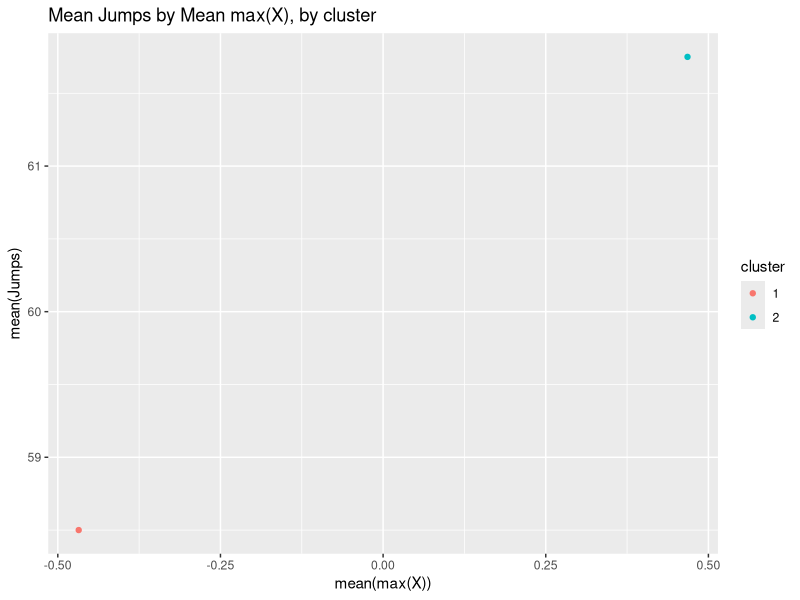
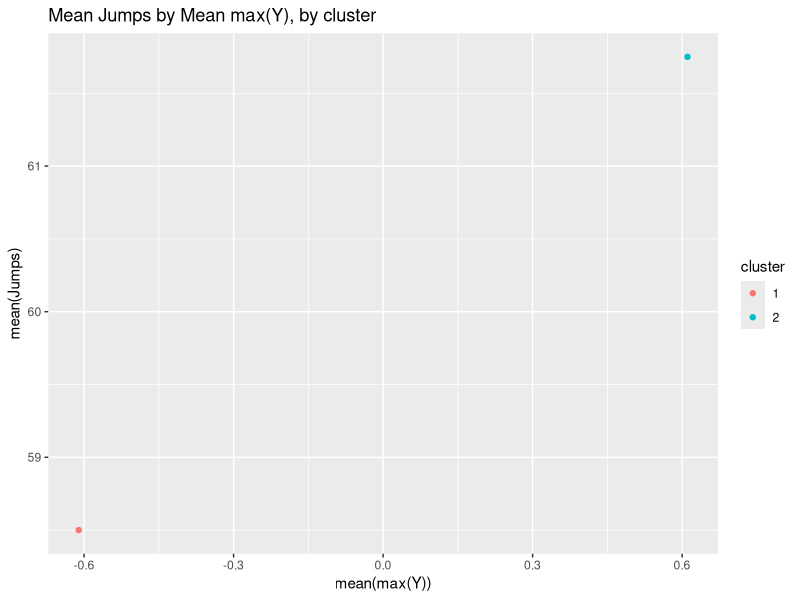
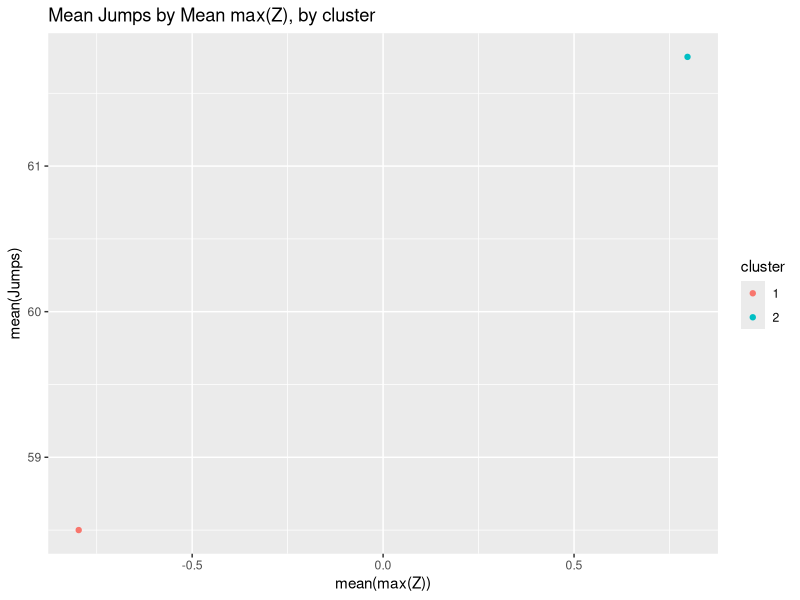
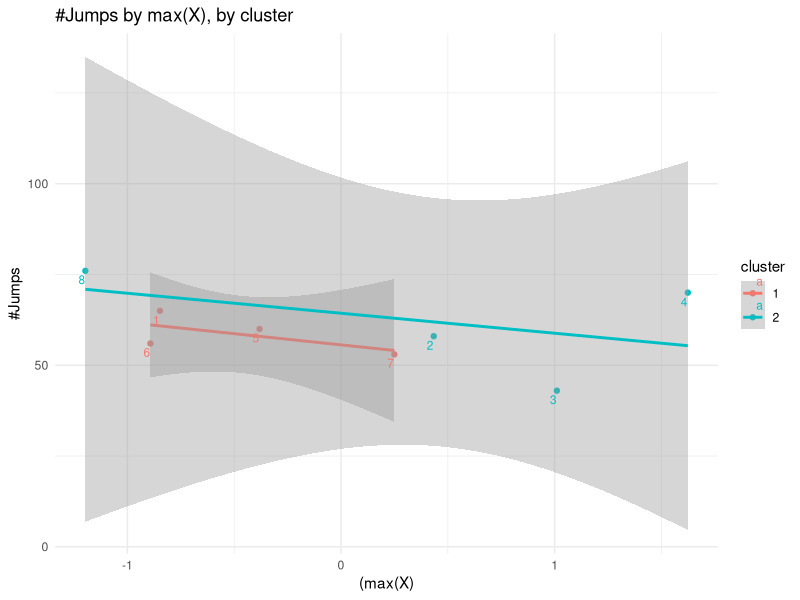
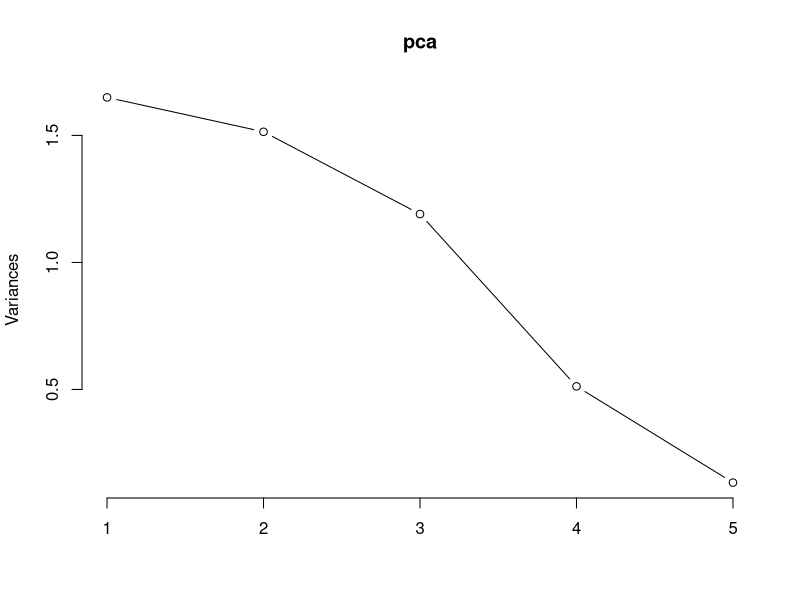
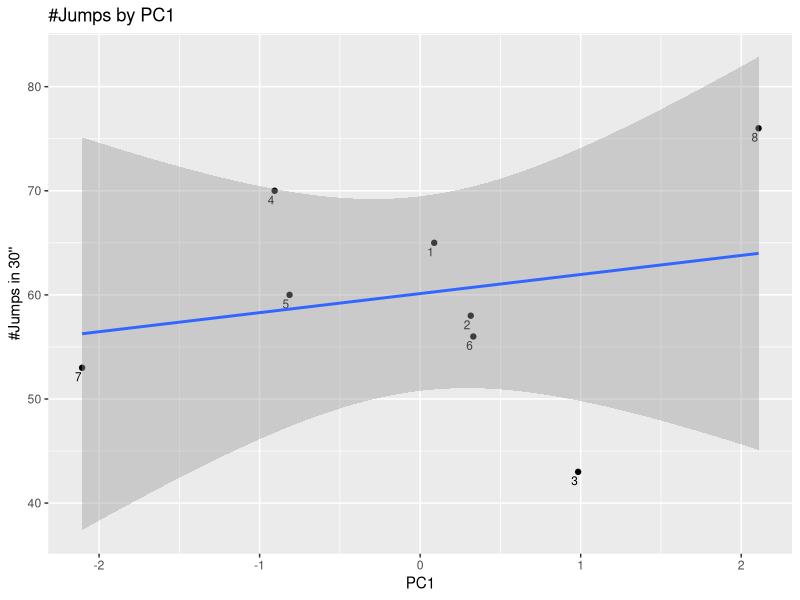
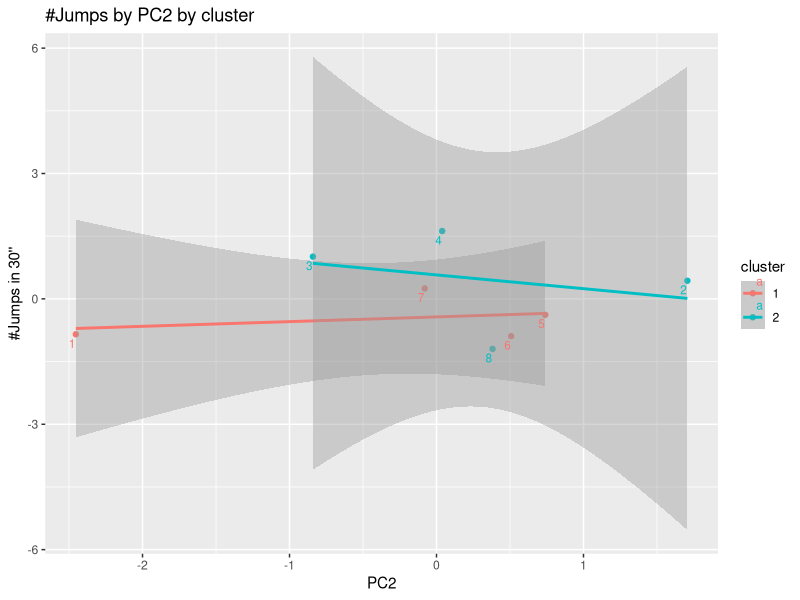
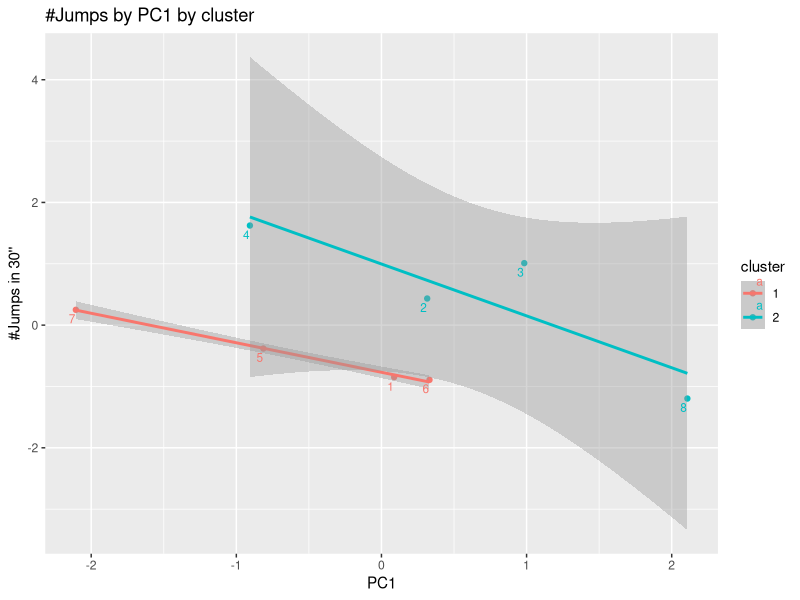

Source code (R) for these figures, in order:
## ---- chunk 1

# In our activity we did not specify who are the novices and who are the experts
# Here is our methodology for this task: use K-means "using ONLY THE APP DATA" (as in the instruction)
# This means that only variables X_Value Y_Value and Z-Value will enter the K-means calculation
# From the results, we will see if the clusters have any correlation with #Jumps
# Hypothesis is that "experts" will have jumped more than "novices" 

library(dplyr)
library(tidyr)
library(ggplot2)
library(stringr)

DF <- read.csv("jump_datagroup.csv")
DF$ID <- c(1:8)
DF1 <- select(DF, 4:6)
DF2 <- data.frame(scale(DF1)) #scale data to be used in K-means

# K-means data frame
set.seed(7)
fit <- kmeans(DF2, 2) # 2 clusters: experts/novices
DF3 <- data.frame(DF2, fit$cluster)
DF3$cluster <- as.factor(fit$cluster)
DF3 <- DF3 %>% select(-fit.cluster)
DF3$jumps <- DF$jumps
DF3$id <- DF$ID
DF3$names <- DF$id

# Graph 1: See mean(#jumps) by cluster 
# Cluster 2 (Dan, Daisy, Yen-Ling and Qianhui) jumped more on average than Cluster 1 (Amanda, Aniket, Junhao, Xinyuan)
# It is a strong conclusion (for the weak data we have), but Cluster 2 is for Experts and 1 for Novices
# The graphs below are generated for all X-Y-Z dimensions because it is had to know if participants held their cellphones in a consistent manner
DF4 <- DF3 %>% group_by(cluster) %>% summarise(avgX = mean(X_value), avgY = mean(Y_value), avgZ = mean(Z_value), avgJ=mean(jumps))

ggplot(DF4, aes(avgX, avgJ, colour = cluster)) + geom_point() + xlab("mean(max(X))") + ylab("mean(Jumps)") + ggtitle("Mean Jumps by Mean max(X), by cluster")
ggplot(DF4, aes(avgY, avgJ, colour = cluster)) + geom_point() + xlab("mean(max(Y))") + ylab("mean(Jumps)") + ggtitle("Mean Jumps by Mean max(Y), by cluster")
ggplot(DF4, aes(avgZ, avgJ, colour = cluster)) + geom_point() + xlab("mean(max(Z))") + ylab("mean(Jumps)") + ggtitle("Mean Jumps by Mean max(Z), by cluster")


# Graph 2: Don't average across clusters. See all data points in graph : Stick to X dimension this time 
ggplot(DF3, aes(X_value, jumps, colour = cluster, label=id)) + geom_point() + xlab("(max(X)") + ylab("#Jumps") + geom_smooth(method='lm',formula=y~x) + geom_text(aes(label=id),hjust=1, vjust=1.5, size=3) +  ggtitle("#Jumps by max(X), by cluster") + theme_minimal() 

## ---- chunk 2

DFF <- select(DF, -c(1:6, 12))

set.seed(7)
pca <- prcomp(DFF, scale. = TRUE)
summary(pca)

plot(pca, type = "lines") 
pca$rotation 
pca$x

# Inspect loadings 
DFF2 <- as.data.frame(pca$rotation)

    # PC1: -Q1, -Q4, -Q5, +Q3. It is hard to understand what it represents exactly. >PC1, >Jumps?
    # Q1	I consider myself a great jumper
    # Q2	How often do you exercise?
    # Q3	Did you feel tired after jumping for 30 seconds?
    # Q4	Do you have any health condition that makes jumping difficult?
    # Q5	I consider exercising a joyful activity

#What does PC1 represent in our analysis
#We think that PC1 stands for physical fitness and member's interest in jumping because PC1 has a strong negative loading for Q5 and  positive loadings for Q3. These questions are more about the opinions and physical state of the group members. And Q3 is about members' energy after the jumping while Q5 is more related to the interest. If one has higher scores in Q5, he/she might get lower scores for PC1

#PLOT
jumpPC <- as.data.frame(pca$x)
jumpPC$jump <- DF$jumps
jumpPC$id <- DF$ID

ggplot(jumpPC, aes(PC1, jump, label=id)) + geom_point() + xlab("PC1") + ylab("#Jumps in 30''") + geom_text(aes(label=id),hjust=1, vjust=1.5, size=3)+ geom_smooth(method='lm',formula=y~x) + ggtitle("#Jumps by PC1") 


## ---- chunk 3
#If you could only choose one thing to predict the score for each member of your group (raw data variable, a cluster or a PC) what would it be and why?

#We think PC might be more helpful in predicting the score for each member. PCA can help us to get rid of irrelevant variables, so the visualization from PC is more accurate. Pc1 and PC2 provides over 30% contribution so we visualize the data of PC1 and PC 2 to see the results. According to the visualization we present below, If the loading of PC1 is higher, the member will jump higher. 

# Graph #jumps/PC1 by cluster

jumpPC$cluster <- as.factor(DF3$cluster)

jumpPC$HIGH <- DF2$X_value
ggplot(jumpPC, aes(PC2, HIGH, color=cluster, label=id)) + geom_point() + xlab("PC2") + ylab("#Jumps in 30''") + geom_smooth(method='lm',formula=y~x) + geom_text(aes(label=id),hjust=1, vjust=1.5, size=3) + ggtitle("#Jumps by PC2 by cluster")

jumpPC$HIGH <- DF2$X_value
ggplot(jumpPC, aes(PC1, HIGH, color=cluster, label=id)) + geom_point() + xlab("PC1") + ylab("#Jumps in 30''") + geom_smooth(method='lm',formula=y~x) + geom_text(aes(label=id),hjust=1, vjust=1.5, size=3) + ggtitle("#Jumps by PC1 by cluster")

#ggplot(jumpPC, aes(PC2, jump, color=cluster, label=id)) + geom_point() + xlab("PC2") + ylab("#Jumps in 30''") + geom_smooth(method='lm',formula=y~x) + geom_text(aes(label=id),hjust=1, vjust=1.5, size=3) + ggtitle("#Jumps by PC2 by cluster")


# Devise intervention:

#According to the analysis, we think we can devise an intervention which is providing more opportunities for novice to improve their physical fitness, increase the frequency of exercising and thus to intrigue their interests in jumping.


